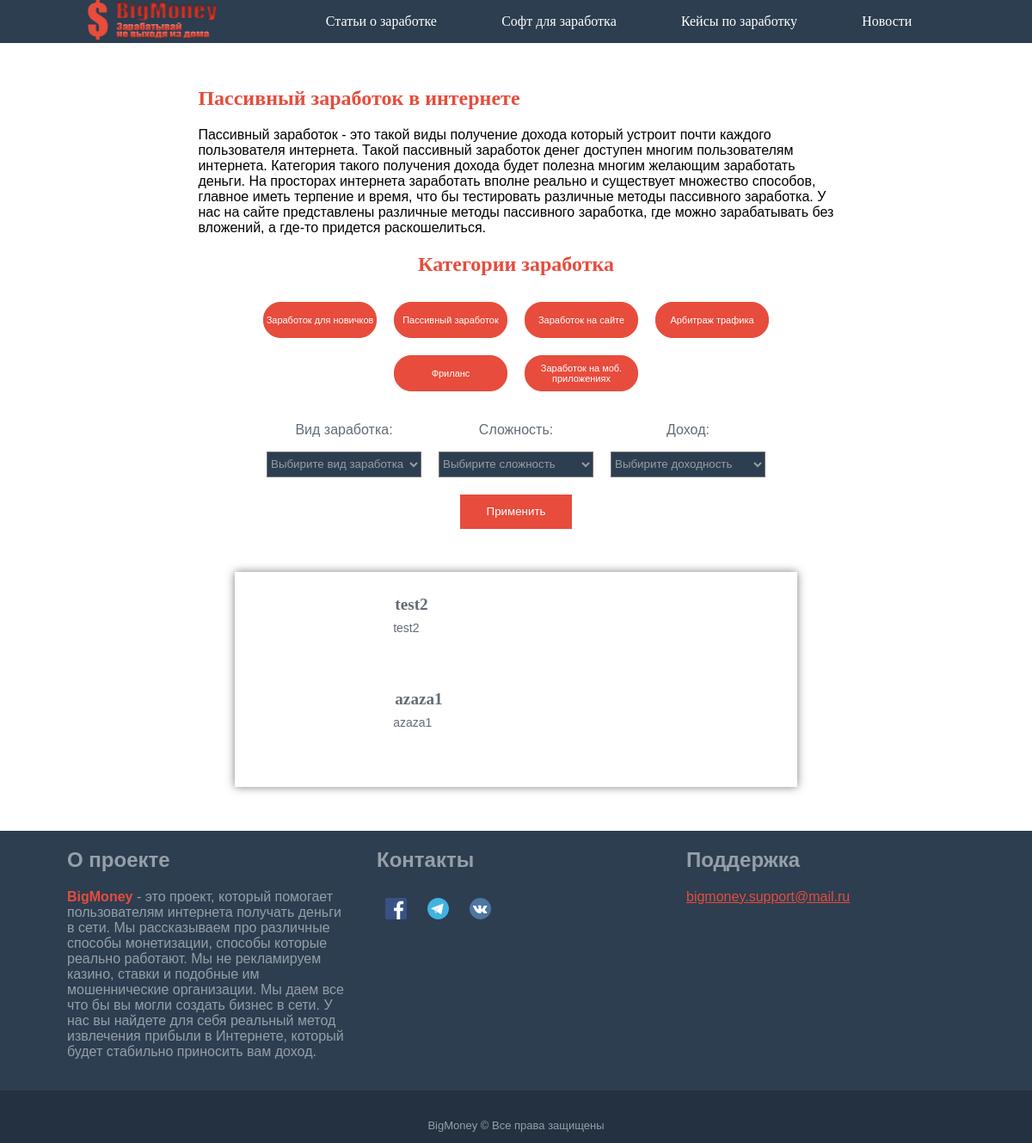
Before: /post/passivnyj/index.php with the older database file.
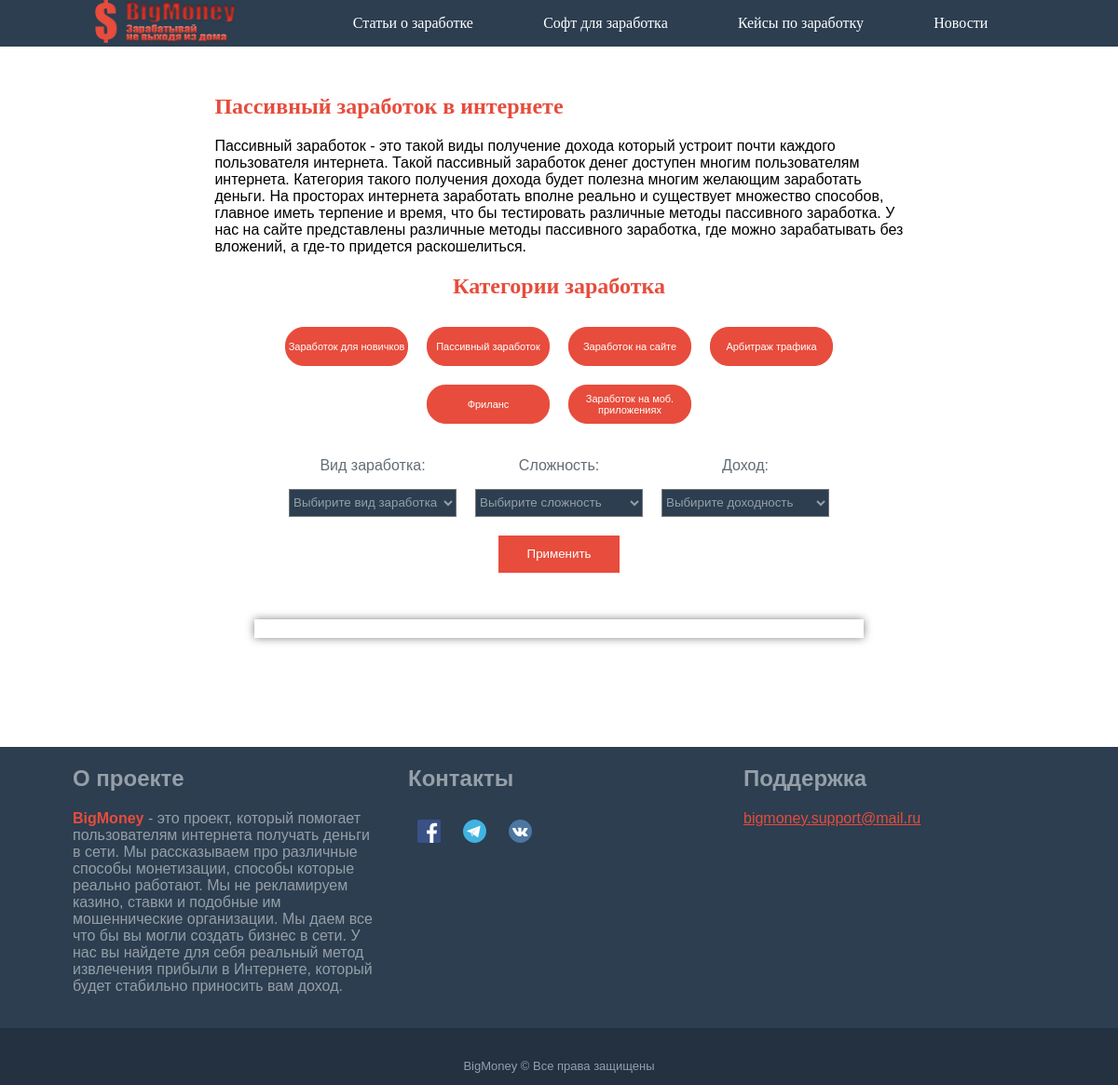
After: the same page with the newer database file.
### tables this page shows
CREATE TABLE `post` (
  `id` int(11) NOT NULL,
  `name` varchar(64) NOT NULL,
  `title-braus` varchar(70) DEFAULT NULL,
  `description-braus` varchar(140) DEFAULT NULL,
  `title-katalog` varchar(60) NOT NULL,
  `description-katalog` varchar(120) NOT NULL,
  `one-title-page` varchar(56) DEFAULT NULL,
  `two-title-page` varchar(56) DEFAULT NULL,
  `one-text` text,
  `two-text` text,
  `image` text,
  `linkPartner` text,
  `plus` text,
  `minus` text,
  `money-level` varchar(56) DEFAULT NULL,
  `hard-level` varchar(56) DEFAULT NULL,
  `date` date DEFAULT NULL,
  `coments` text,
  `site` varchar(16) DEFAULT NULL,
  `freelance` varchar(16) DEFAULT NULL,
  `arbit` varchar(16) DEFAULT NULL,
  `type` varchar(56) DEFAULT NULL,
  `newUser` varchar(16) DEFAULT NULL,
  `passiv` varchar(16) DEFAULT NULL,
  `mob` varchar(16) DEFAULT NULL
);

### src/post/passivnyj/index.php (the view, shortened to what the changed rows need)
<!DOCTYPE html>
<html>
<head>
	<link rel="stylesheet" type="text/css" href="../css/style.css">
	<link rel="stylesheet" type="text/css" href="../css/modification.css">
</head>
<body>
<form method="POST" action=<?php echo $_SERVER['PHP_SELF'];?> enctype="multipart/form-data">
	<section class="container">
		<div class="text katalog-text">
			<h1 class="text__title">Пассивный заработок в интернете</h1>
		</div>
		<center>
		<div class="categories">
			<h2 class="categories__title">Категории заработка</h2>
		</div>
		<div class="content">
			<?php
				$conect = mysqli_connect('localhost','root','','posting');
				if(isset($_POST['go'])){
				$hard= mysqli_real_escape_string($conect, trim($_POST['hard']));
				$money= mysqli_real_escape_string($conect, trim($_POST['money']));
				$type = mysqli_real_escape_string($conect, trim($_POST['type']));
				$state = mysqli_query($conect,"SELECT `name`, `image`, `title-katalog`, `description-katalog`, `money-level`, `hard-level`, `type` FROM `post` WHERE `passiv` = 'on'");
					while ($result_state  = mysqli_fetch_array($state)){
						$img = str_replace("/post","",$result_state['image']);
						if(($result_state['type'] == $type && $hard == 'Выбирите сложность' && $money == 'Выбирите доходность') || ($result_state['type'] == $type && $hard == $result_state['hard-level'] && $money == $result_state['money-level']) || ($result_state['type'] == $type && $hard == $result_state['hard-level']) || ($result_state['type'] == $type && $money == $result_state['money-level']) || ($type == 'Выбирите вид заработка' && $hard == $result_state['hard-level'] && $money == 'Выбирите доходность') || ($type == 'Выбирите вид заработка' && $hard == $result_state['hard-level'] && $money == $result_state['money-level']) || ($type == 'Выбирите вид заработка' && $hard == 'Выбирите сложность' && $money == $result_state['money-level']) ){
							echo
								'<a href="./'.$result_state['name'].'.php">
								<div class="content__element">
									<div class="content__img" id="imag" style="background-image:url(.'.$img.')"></div>
										<div class="content__text">
											<h2 class="content__title">'.$result_state['title-katalog'].'</h2>
											<p class="content__descript">'.$result_state['description-katalog'].'</p>
										</div>
									</div>
									</a>';
						}if($money == 'Выбирите доходность' && $hard == 'Выбирите сложность' && $type == 'Выбирите вид заработка'){
							echo
								'<a href="./'.$result_state['name'].'.php">
								<div class="content__element">
									<div class="content__img" style="background-image:url(.'.$img.')"></div>
									<div class="content__text">
										<h2 class="content__title">'.$result_state['title-katalog'].'</h2>
										<p class="content__descript">'.$result_state['description-katalog'].'</p>
									</div>
								</div>
								</a>';
						}
					}
				}else{
					$state = mysqli_query($conect,"SELECT `name`, `image`, `title-katalog`, `description-katalog`, `money-level`, `hard-level`, `type` FROM `post` WHERE `passiv` = 'on'");
					while ($result_state  = mysqli_fetch_array($state)){
					$img = str_replace("/post","",$result_state['image']);
					echo
						'<a href="./'.$result_state['name'].'.php">
						<div class="content__element">
							<div class="content__img" style="background-image:url(.'.$img.')"></div>
							<div class="content__text">
								<h2 class="content__title">'.$result_state['title-katalog'].'</h2>
								<p class="content__descript">'.$result_state['description-katalog'].'</p>
							</div>
						</div>
						</a>';
					}
				}
			?>
		</div>
		</center>
	</section>
	<footer class="footer">
		<div class="footer__center">
			<div class = "footer__element">
				<h2 class="footer__text">О проекте</h2>
			</div>
			<div class = "footer__element">
				<h2 class="footer__text">Контакты</h2>
			</div>
			<div class = "footer__element">
				<h2 class="footer__text">Поддержка</h2>
			</div>
		</div>
	</footer>
</form>
</body>
</html>

Changed rows visible on the page:
removed post: value "test2"
removed post: value "azaza1"
